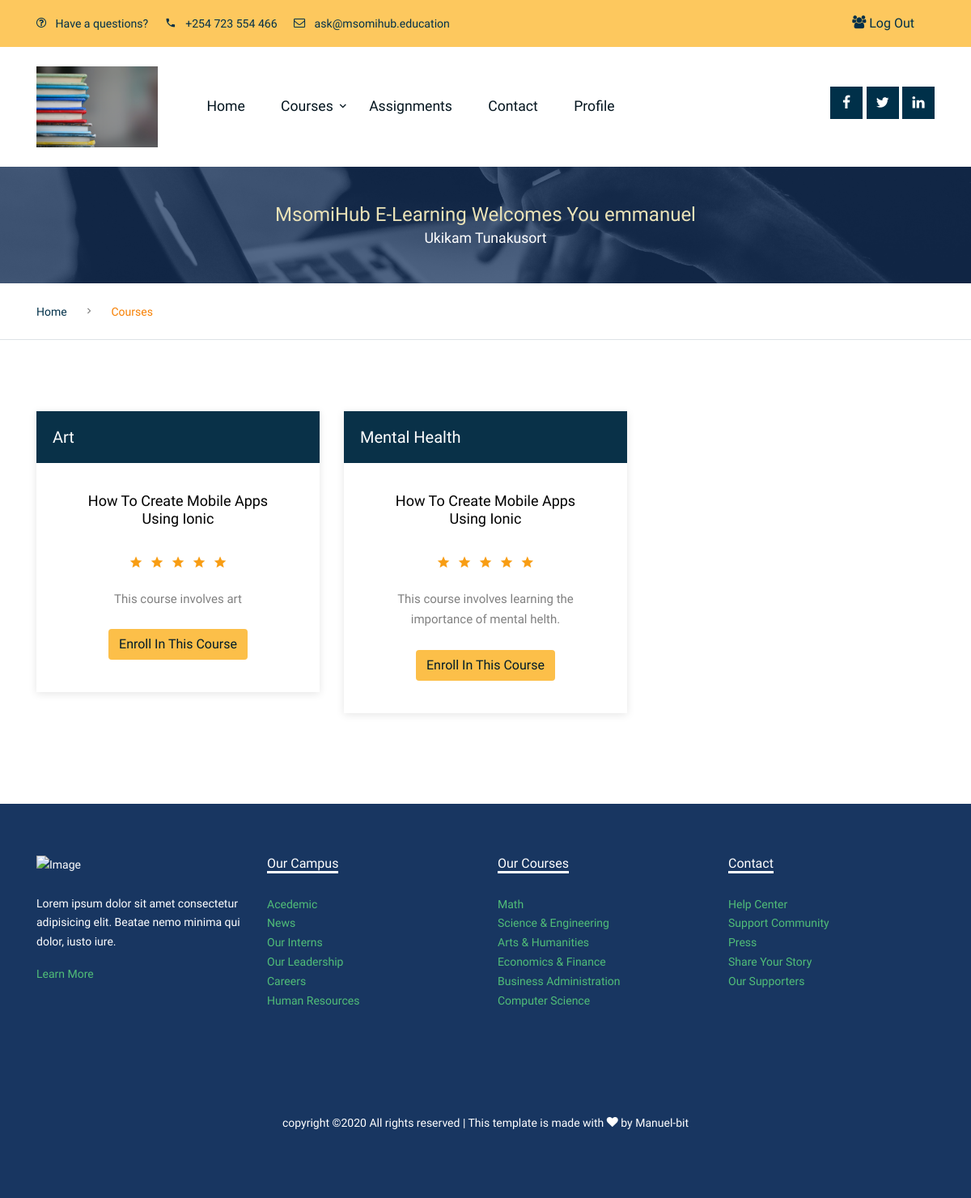
The page /e-learning/courses/ (signed in) on the database its author committed.
### users/models.py (models this page shows, shortened)
class Course(models.Model):
    title = models.CharField(max_length=200, null=False)
    description = models.CharField(max_length=200, null=False)
    tutor = models.ForeignKey(Tutor, on_delete=models.CASCADE)
    students = models.ManyToManyField(Student)

### elearning/views.py (the view)
def Courses(request):
    current_user = request.user
    courses = Course.objects.filter(students__user__id=current_user.id)
    return render(request, 'e-learning/courses.html', {'courses':courses})

### elearning/templates/e-learning/courses.html
{% extends 'e-learning/base.html' %}
{% block content %}
<div class="custom-breadcrumns border-bottom">
    <div class="container">
        <a href="index.html">Home</a>
        <span class="mx-3 icon-keyboard_arrow_right"></span>
        <span class="current">Courses</span>
    </div>
</div>
<div class="site-section">
    <div class="container">
        <div class="row">
            {% for course_item in courses%}
            <div class="col-lg-4 col-md-6 mb-4">
                <div class="course-1-item">
                    <figure class="thumnail">
                    <div class="category"><h3>{{course_item.title}}</h3></div>
                    </figure>
                    <div class="course-1-content pb-4">
                    <h2>How To Create Mobile Apps Using Ionic</h2>
                    <div class="rating text-center mb-3">
                        <span class="icon-star2 text-warning"></span>
                        <span class="icon-star2 text-warning"></span>
                        <span class="icon-star2 text-warning"></span>
                        <span class="icon-star2 text-warning"></span>
                        <span class="icon-star2 text-warning"></span>
                    </div>
                    <p class="desc mb-4">{{course_item.description}}</p>
                    <p><a href="{% url 'notes' course_item.id %}" class="btn">Enroll In This Course</a></p>
                    </div>
                </div>
            </div>
            {% endfor %}
        </div>
    </div>
</div>
{% endblock %}

### elearning/templates/e-learning/base.html (shortened to what this page needs)
{% load static %}
<!DOCTYPE html>
<html lang="en">
<head>
  <link rel="stylesheet" href="https://stackpath.bootstrapcdn.com/bootstrap/4.3.1/css/bootstrap.min.css">
  <link rel="stylesheet" href="{% static 'fonts/icomoon/style.css' %}">
  <link rel="stylesheet" href="{% static 'css/bootstrap.min.css' %}">
  <link rel="stylesheet" href="{% static 'css/jquery-ui.css' %}">
  <link rel="stylesheet" href="{% static 'css/owl.carousel.min.css' %}">
  <link rel="stylesheet" href="{% static 'css/owl.theme.default.min.css' %}">
  <link rel="stylesheet" href="{% static 'css/owl.theme.default.min.css' %}">
  <link rel="stylesheet" href="{% static 'css/jquery.fancybox.min.css' %}">
  <link rel="stylesheet" href="{% static 'fonts/flaticon/font/flaticon.css' %}">
  <link rel="stylesheet" href="{% static 'css/style.css' %}">
</head>
<body data-spy="scroll" data-target=".site-navbar-target" data-offset="300">
  <div class="site-wrap">
    <div class="py-2">
      <div class="container">
        <div class="row align-items-center">
          <div class="col-lg-9 d-none d-lg-block">
            <a href="#" class="small mr-3"><span class="icon-question-circle-o mr-2"></span> Have a questions?</a>
            <a href="#" class="small mr-3"><span class="icon-phone2 mr-2"></span> +254 723 554 466</a>
            <a href="#" class="small mr-3"><span class="icon-envelope-o mr-2"></span> ask@msomihub.education</a>
          </div>
          {% if user.is_authenticated %}
            <div class="col-lg-3 text-right">
              <a href="{% url 'logout' %}" class="small btn  px-4 py-2 rounded-0"><span class="icon-users"></span> Log Out</a>
            </div>
            {% else %}
              <div class="col-lg-3 text-right">
                <a href="{% url 'login' %}" class="small btn  px-4 py-2 rounded-0"><span class="icon-users"></span> Log In</a>
              </div>
             {% endif %}
        </div>
      </div>
    </div>
    <header class="site-navbar py-4 js-sticky-header site-navbar-target" role="banner">
      <div class="container">
        <div class="d-flex align-items-center">
          <div class="site-logo">
            <a href="index.html" class="d-block">
              <img src="../static/imgs/bunner.jpg" alt="Image" class="img-fluid" style="height: 100px;">
            </a>
          </div>
          <div class="mr-auto">
            <nav class="site-navigation position-relative text-right" role="navigation">
              <ul class="site-menu main-menu js-clone-nav mr-auto d-none d-lg-block">
                <li>
                  <a href="#" class="nav-link text-left">Home</a>
                </li>
                <li class="has-children">
                  <a href="{% url 'courses' %}" class="nav-link text-left">Courses</a>
                </li>
                <li>
                  <a href="#" class="nav-link text-left">Assignments</a>
                </li>
                <li>
                  <a href="#" class="nav-link text-left">Contact</a>
                </li>
                <li>
                    <a href="{% url 'student_profile' %}" class="nav-link text-left">Profile</a>
                  </li>
              </ul>
            </nav>
          </div>
          <div class="ml-auto">
            <div class="social-wrap">
              <a href="#"><span class="icon-facebook"></span></a>
              <a href="#"><span class="icon-twitter"></span></a>
              <a href="#"><span class="icon-linkedin"></span></a>
            </div>
          </div>
        </div>
      </div>
    </header>
    <div class="site-section-1 ftco-subscribe-1 site-blocks-cover pb-4">
        <div class="container">
          <div class="row align-items-end justify-content-center text-center">
            <div class="col-lg-7">
              <h4 class="mb-0">MsomiHub E-Learning Welcomes You {{user.username}}</h2>
              <p>Ukikam Tunakusort</p>
            </div>
          </div>
        </div>
      </div>
      {% block content %}
      {% endblock %}
    <div class="footer">
      <div class="container">
        <div class="row">
          <div class="col-lg-3">
            <p class="mb-4"><img src="../static/imgs/logo.jpg" alt="Image" class="img-fluid"></p>
            <p>Lorem ipsum dolor sit amet consectetur adipisicing elit. Beatae nemo minima qui dolor, iusto iure.</p>
            <p><a href="#">Learn More</a></p>
          </div>
          <div class="col-lg-3">
            <h3 class="footer-heading"><span>Our Campus</span></h3>
            <ul class="list-unstyled">
                <li><a href="#">Acedemic</a></li>
                <li><a href="#">News</a></li>
                <li><a href="#">Our Interns</a></li>
                <li><a href="#">Our Leadership</a></li>
                <li><a href="#">Careers</a></li>
                <li><a href="#">Human Resources</a></li>
            </ul>
          </div>
          <div class="col-lg-3">
              <h3 class="footer-heading"><span>Our Courses</span></h3>
              <ul class="list-unstyled">
                  <li><a href="#">Math</a></li>
                  <li><a href="#">Science &amp; Engineering</a></li>
                  <li><a href="#">Arts &amp; Humanities</a></li>
                  <li><a href="#">Economics &amp; Finance</a></li>
                  <li><a href="#">Business Administration</a></li>
                  <li><a href="#">Computer Science</a></li>
              </ul>
          </div>
          <div class="col-lg-3">
              <h3 class="footer-heading"><span>Contact</span></h3>
              <ul class="list-unstyled">
                  <li><a href="#">Help Center</a></li>
                  <li><a href="#">Support Community</a></li>
                  <li><a href="#">Press</a></li>
                  <li><a href="#">Share Your Story</a></li>
                  <li><a href="#">Our Supporters</a></li>
              </ul>
          </div>
        </div>
        <div class="row">
          <div class="col-12">
            <div class="copyright">
                <p>
                    copyright &copy;<script>document.write(new Date().getFullYear());</script> All rights reserved | This template is made with <i class="icon-heart" aria-hidden="true"></i> by Manuel-bit
                    </p>
            </div>
          </div>
        </div>
      </div>
    </div>
  </div>
</body>
</html>

### rows shown on the page
Course: title "Art", description "This course involves art"
Course: title "Mental Health", description "This course involves learning the importance of mental helth."

### other values the page prints
{{ user.username }} "emmanuel"
